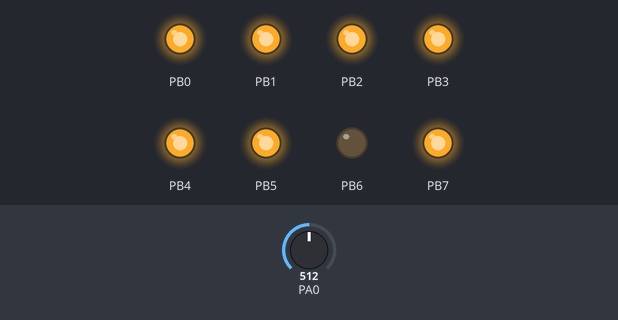
The program below on a simulated ATmega16, built with avr-gcc and emulated at 1 MHz. On the bench: output pins drawn as LEDs (lit = HIGH). The inputs (shaded band) are chosen by the test bench; at power-on: PA0 = 512.

Above: at 1.2 s.
1.3 s: PA0 set to 495
At 1.9 s:
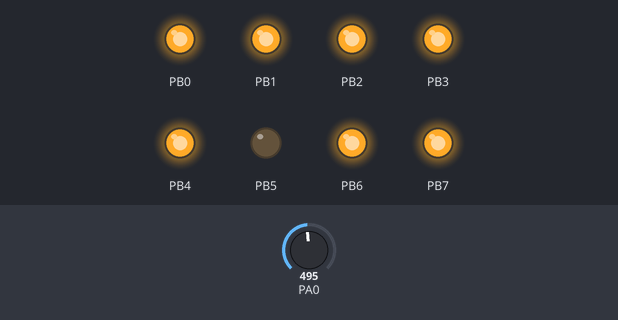
2.8 s: PA0 set to 270
4.3 s: PA0 set to 237
At 5.3 s:
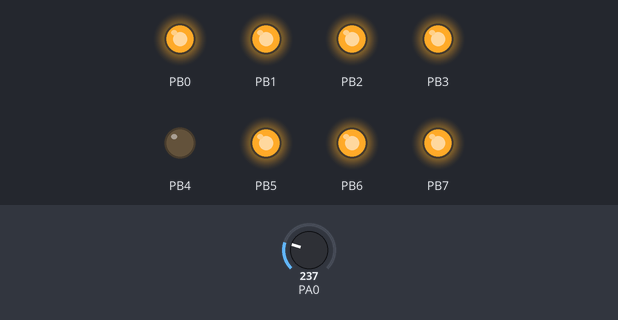
5.8 s: PA0 set to 142
7.3 s: PA0 set to 122
At 7.6 s:
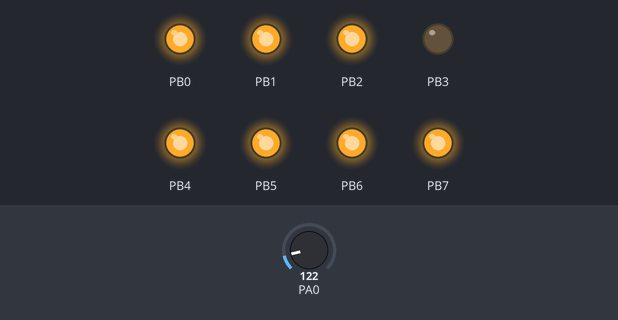
8.8 s: PA0 set to 306
At 10.0 s:
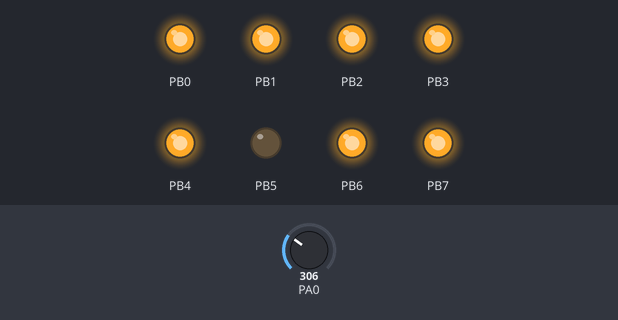
Timing chart, 0 to 11.3 s (numbered marks = the images above; inputs shaded):
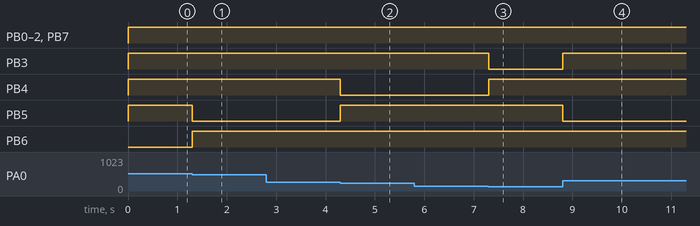

Measured:
- the behaviour switches between 512 and 511 on PA0 (found by bisection; images 0 and 1)
- the behaviour switches between 256 and 255 on PA0 (found by bisection; images 1 and 2)
- the behaviour switches between 128 and 127 on PA0 (found by bisection; images 2 and 3)
- after the input at 1.3 s, PB5: HIGH → LOW at once; PB6: LOW → HIGH at once
- after the input at 2.8 s, every drawn part: stays the same
- after the input at 4.3 s, PB4: HIGH → LOW at once; PB5: LOW → HIGH at once
- after the input at 5.8 s, every drawn part: stays the same
- after the input at 7.3 s, PB3: HIGH → LOW at once; PB4: LOW → HIGH at once
- after the input at 8.8 s, PB3: LOW → HIGH at once; PB5: HIGH → LOW at once

The program:

main.c
```c
/* port_test.c
 * The following program just  keeps toggling pin 0 of port B
 */

#define F_CPU 1000000UL
#include <avr/io.h> //standard include for ATMega16
#include <util/delay.h>
#define sbi(x,y) x |= _BV(y) //set bit - using bitwise OR operator
#define cbi(x,y) x &= ~(_BV(y)) //clear bit - using bitwise AND operator
#define tbi(x,y) x ^= _BV(y) //toggle bit - using bitwise XOR operator
#define is_high(x,y) (x & _BV(y) == _BV(y)) //check if the y'th bit of register 'x' is high ... test if its AND with 1 is 1

/* _BV(a) is a macro which returns the value corresponding to 2 to the power 'a'. Thus _BV(PX3) would be 0x08 or 0b00001000 */


void adc_init()
{
    // AREF = AVcc
    ADMUX = (1<<REFS0);

    // ADC Enable and prescaler of 128
    // 16000000/128 = 125000
    ADCSRA = (1<<ADEN)|(1<<ADPS2)|(1<<ADPS1)|(1<<ADPS0);
}

uint16_t adc_read(uint8_t ch)
{
  // select the corresponding channel 0~7
  // ANDing with ’7′ will always keep the value
  // of ‘ch’ between 0 and 7
  ch &= 0b00000111;  // AND operation with 7
  ADMUX = (ADMUX & 0xF8)|ch; // clears the bottom 3 bits before ORing

  // start single convertion
  // write ’1′ to ADSC
  ADCSRA |= (1<<ADSC);

  // wait for conversion to complete
  // ADSC becomes ’0′ again
  // till then, run loop continuously
  while(ADCSRA & (1<<ADSC));

  return (ADC);
}

void main(void)
{
    uint16_t adc_result;


    adc_init();
    DDRA=0x00;
    DDRB=0xFF; //PORTB as OUTPUT
    PORTA=0xFF;
    PORTB=0xFF; //All pins of PORTB LOW


    while(1) //Infinite loop
    {
        // _delay_ms(1000);

        adc_result = adc_read(0) >> 3;


    	for (uint8_t i = 7; i >= 0; i--) {
    		if (adc_result >= 1 << i) {
    			PORTB = ~(1 << i);
    			break;
    		}
    	}


     	// PORTB = ~(adc_read(0) >> 3);
        // tbi(PORTB,PB7);   //here the toggling takes place
    }
}
```
